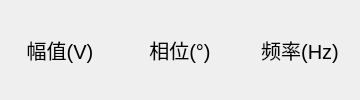
                <widget class="QWidget" name="page_7">
                 <layout class="QHBoxLayout" name="horizontalLayout_9">
                  <property name="spacing">
                   <number>0</number>
                  </property>
                  <property name="leftMargin">
                   <number>0</number>
                  </property>
                  <property name="topMargin">
                   <number>0</number>
                  </property>
                  <property name="rightMargin">
                   <number>0</number>
                  </property>
                  <property name="bottomMargin">
                   <number>0</number>
                  </property>
                  <item>
                   <widget class="QLabel" name="label_10">
                    <property name="minimumSize">
                     <size>
                      <width>120</width>
                      <height>30</height>
                     </size>
                    </property>
                    <property name="maximumSize">
                     <size>
                      <width>120</width>
                      <height>30</height>
                     </size>
                    </property>
                    <property name="font">
                     <font>
                      <pointsize>15</pointsize>
                     </font>
                    </property>
                    <property name="text">
                     <string>幅值(V)</string>
                    </property>
                    <property name="alignment">
                     <set>Qt::AlignCenter</set>
                    </property>
                   </widget>
                  </item>
                  <item>
                   <widget class="QLabel" name="label_11">
                    <property name="minimumSize">
                     <size>
                      <width>120</width>
                      <height>30</height>
                     </size>
                    </property>
                    <property name="maximumSize">
                     <size>
                      <width>120</width>
                      <height>30</height>
                     </size>
                    </property>
                    <property name="font">
                     <font>
                      <pointsize>15</pointsize>
                     </font>
                    </property>
                    <property name="text">
                     <string>相位(°)</string>
                    </property>
                    <property name="alignment">
                     <set>Qt::AlignCenter</set>
                    </property>
                   </widget>
                  </item>
                  <item>
                   <widget class="QLabel" name="label_12">
                    <property name="minimumSize">
                     <size>
                      <width>120</width>
                      <height>30</height>
                     </size>
                    </property>
                    <property name="maximumSize">
                     <size>
                      <width>120</width>
                      <height>30</height>
                     </size>
                    </property>
                    <property name="font">
                     <font>
                      <pointsize>15</pointsize>
                     </font>
                    </property>
                    <property name="text">
                     <string>频率(Hz)</string>
                    </property>
                    <property name="alignment">
                     <set>Qt::AlignCenter</set>
                    </property>
                   </widget>
                  </item>
                 </layout>
                </widget>
